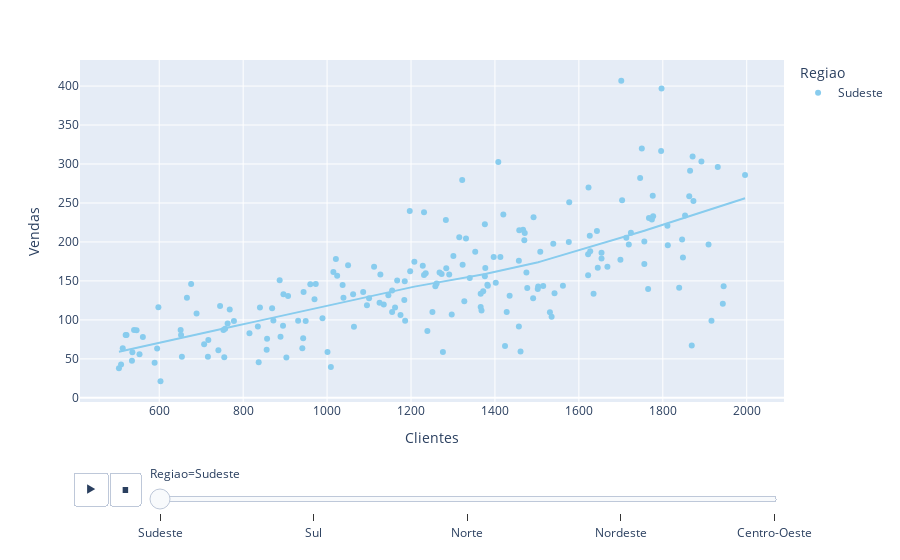

The notebook cell saved with this chart:
### Code cell
# 'lowess', 'rolling', 'ewm', 'expanding', 'ols'

colors = px.colors.qualitative.Safe

fig = px.scatter(
            FactSales[['Clientes', 'Vendas', 'Regiao']],
            x='Clientes',
            y='Vendas',
            color='Regiao',
            color_discrete_sequence=colors,
            trendline='lowess',
            animation_frame='Regiao'
)

fig.layout.updatemenus[0].buttons[0].args[1]['frame']['duration'] = 2000
fig.layout.updatemenus[0].buttons[0].args[1]['transition']['duration'] = 5000

fig.show()

### Figure 1 — Plotly figure (JSON) as saved in the notebook; plotly's stock layout.template omitted (floating-point values rounded to 4 significant figures; data arrays with more than 128 entries replaced by an {"elided": "..."} marker saying what was removed)
{"data": [{"hovertemplate": "Regiao=Sudeste<br>Clientes=%{x}<br>Vendas=%{y}<extra></extra>", "legendgroup": "Sudeste", "marker": {"color": "rgb(136, 204, 238)", "symbol": "circle"}, "mode": "markers", "name": "Sudeste", "orientation": "v", "showlegend": true, "type": "scatter", "x": {"elided": "192 int values"}, "xaxis": "x", "y": {"elided": "192 float values"}, "yaxis": "y"}, {"hovertemplate": "<b>LOWESS trendline</b><br><br>Regiao=Sudeste<br>Clientes=%{x}<br>Vendas=%{y} <b>(trend)</b><extra></extra>", "legendgroup": "Sudeste", "marker": {"color": "rgb(136, 204, 238)", "symbol": "circle"}, "mode": "lines", "name": "Sudeste", "showlegend": false, "type": "scatter", "x": {"elided": "192 int values"}, "xaxis": "x", "y": {"elided": "192 float values"}, "yaxis": "y"}], "layout": {"legend": {"title": {"text": "Regiao"}, "tracegroupgap": 0}, "margin": {"t": 60}, "sliders": [{"active": 0, "currentvalue": {"prefix": "Regiao="}, "len": 0.9, "pad": {"b": 10, "t": 60}, "steps": [{"args": [["Sudeste"], {"frame": {"duration": 0, "redraw": false}, "fromcurrent": true, "mode": "immediate", "transition": {"duration": 0, "easing": "linear"}}], "label": "Sudeste", "method": "animate"}, {"args": [["Sul"], {"frame": {"duration": 0, "redraw": false}, "fromcurrent": true, "mode": "immediate", "transition": {"duration": 0, "easing": "linear"}}], "label": "Sul", "method": "animate"}, {"args": [["Norte"], {"frame": {"duration": 0, "redraw": false}, "fromcurrent": true, "mode": "immediate", "transition": {"duration": 0, "easing": "linear"}}], "label": "Norte", "method": "animate"}, {"args": [["Nordeste"], {"frame": {"duration": 0, "redraw": false}, "fromcurrent": true, "mode": "immediate", "transition": {"duration": 0, "easing": "linear"}}], "label": "Nordeste", "method": "animate"}, {"args": [["Centro-Oeste"], {"frame": {"duration": 0, "redraw": false}, "fromcurrent": true, "mode": "immediate", "transition": {"duration": 0, "easing": "linear"}}], "label": "Centro-Oeste", "method": "animate"}], "x": 0.1, "xanchor": "left", "y": 0, "yanchor": "top"}], "updatemenus": [{"buttons": [{"args": [null, {"frame": {"duration": 2000, "redraw": false}, "fromcurrent": true, "mode": "immediate", "transition": {"duration": 5000, "easing": "linear"}}], "label": "&#9654;", "method": "animate"}, {"args": [[null], {"frame": {"duration": 0, "redraw": false}, "fromcurrent": true, "mode": "immediate", "transition": {"duration": 0, "easing": "linear"}}], "label": "&#9724;", "method": "animate"}], "direction": "left", "pad": {"r": 10, "t": 70}, "showactive": false, "type": "buttons", "x": 0.1, "xanchor": "right", "y": 0, "yanchor": "top"}], "xaxis": {"anchor": "y", "domain": [0, 1], "title": {"text": "Clientes"}}, "yaxis": {"anchor": "x", "domain": [0, 1], "title": {"text": "Vendas"}}}}
